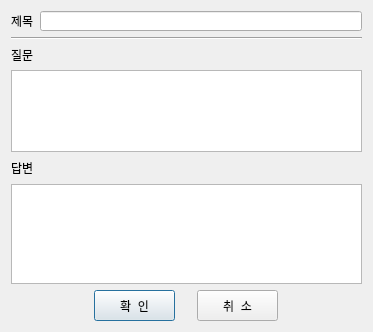
<?xml version="1.0" encoding="UTF-8"?>
<ui version="4.0">
 <class>BoardDialog</class>
 <widget class="QDialog" name="BoardDialog">
  <property name="geometry">
   <rect>
    <x>0</x>
    <y>0</y>
    <width>371</width>
    <height>332</height>
   </rect>
  </property>
  <property name="windowTitle">
   <string>Dialog</string>
  </property>
  <layout class="QGridLayout" name="gridLayout">
   <item row="0" column="0">
    <layout class="QVBoxLayout" name="verticalLayout">
     <item>
      <layout class="QHBoxLayout" name="horizontalLayout">
       <item>
        <widget class="QLabel" name="titleLabel">
         <property name="styleSheet">
          <string notr="true">font: 11pt &quot;나눔바른고딕&quot;;</string>
         </property>
         <property name="text">
          <string>제목</string>
         </property>
        </widget>
       </item>
       <item>
        <widget class="QLineEdit" name="titleLineEdit">
         <property name="minimumSize">
          <size>
           <width>311</width>
           <height>20</height>
          </size>
         </property>
         <property name="styleSheet">
          <string notr="true">font: 10pt &quot;나눔바른고딕&quot;;</string>
         </property>
         <property name="text">
          <string/>
         </property>
         <property name="readOnly">
          <bool>false</bool>
         </property>
        </widget>
       </item>
      </layout>
     </item>
     <item>
      <widget class="Line" name="line">
       <property name="orientation">
        <enum>Qt::Horizontal</enum>
       </property>
      </widget>
     </item>
     <item>
      <layout class="QHBoxLayout" name="horizontalLayout_4">
       <item>
        <widget class="QLabel" name="questionLabel">
         <property name="styleSheet">
          <string notr="true">font: 11pt &quot;나눔바른고딕&quot;;</string>
         </property>
         <property name="text">
          <string>질문</string>
         </property>
        </widget>
       </item>
       <item>
        <spacer name="horizontalSpacer_5">
         <property name="orientation">
          <enum>Qt::Horizontal</enum>
         </property>
         <property name="sizeHint" stdset="0">
          <size>
           <width>305</width>
           <height>17</height>
          </size>
         </property>
        </spacer>
       </item>
      </layout>
     </item>
     <item>
      <widget class="QPlainTextEdit" name="questionPlainTextEdit">
       <property name="minimumSize">
        <size>
         <width>351</width>
         <height>51</height>
        </size>
       </property>
       <property name="maximumSize">
        <size>
         <width>35100</width>
         <height>510</height>
        </size>
       </property>
       <property name="baseSize">
        <size>
         <width>351</width>
         <height>51</height>
        </size>
       </property>
       <property name="styleSheet">
        <string notr="true">font: 10pt &quot;나눔바른고딕&quot;;</string>
       </property>
       <property name="readOnly">
        <bool>false</bool>
       </property>
      </widget>
     </item>
     <item>
      <spacer name="verticalSpacer">
       <property name="orientation">
        <enum>Qt::Vertical</enum>
       </property>
       <property name="sizeType">
        <enum>QSizePolicy::Maximum</enum>
       </property>
       <property name="sizeHint" stdset="0">
        <size>
         <width>20</width>
         <height>5</height>
        </size>
       </property>
      </spacer>
     </item>
     <item>
      <layout class="QHBoxLayout" name="horizontalLayout_2">
       <item>
        <widget class="QLabel" name="answerLabel">
         <property name="styleSheet">
          <string notr="true">font: 11pt &quot;나눔바른고딕&quot;;</string>
         </property>
         <property name="text">
          <string>답변</string>
         </property>
        </widget>
       </item>
       <item>
        <spacer name="horizontalSpacer">
         <property name="orientation">
          <enum>Qt::Horizontal</enum>
         </property>
         <property name="sizeHint" stdset="0">
          <size>
           <width>308</width>
           <height>20</height>
          </size>
         </property>
        </spacer>
       </item>
      </layout>
     </item>
     <item>
      <widget class="QPlainTextEdit" name="answerPlainTextEdit">
       <property name="minimumSize">
        <size>
         <width>351</width>
         <height>100</height>
        </size>
       </property>
       <property name="maximumSize">
        <size>
         <width>35100</width>
         <height>221000</height>
        </size>
       </property>
       <property name="baseSize">
        <size>
         <width>351</width>
         <height>100</height>
        </size>
       </property>
       <property name="styleSheet">
        <string notr="true">font: 10pt &quot;나눔바른고딕&quot;;</string>
       </property>
       <property name="readOnly">
        <bool>true</bool>
       </property>
       <property name="plainText">
        <string/>
       </property>
      </widget>
     </item>
     <item>
      <spacer name="verticalSpacer_2">
       <property name="orientation">
        <enum>Qt::Vertical</enum>
       </property>
       <property name="sizeType">
        <enum>QSizePolicy::Maximum</enum>
       </property>
       <property name="sizeHint" stdset="0">
        <size>
         <width>20</width>
         <height>2</height>
        </size>
       </property>
      </spacer>
     </item>
     <item>
      <layout class="QHBoxLayout" name="horizontalLayout_3">
       <item>
        <spacer name="horizontalSpacer_2">
         <property name="orientation">
          <enum>Qt::Horizontal</enum>
         </property>
         <property name="sizeType">
          <enum>QSizePolicy::Minimum</enum>
         </property>
         <property name="sizeHint" stdset="0">
          <size>
           <width>70</width>
           <height>28</height>
          </size>
         </property>
        </spacer>
       </item>
       <item>
        <widget class="QPushButton" name="okButton">
         <property name="minimumSize">
          <size>
           <width>81</width>
           <height>31</height>
          </size>
         </property>
         <property name="maximumSize">
          <size>
           <width>81</width>
           <height>31</height>
          </size>
         </property>
         <property name="styleSheet">
          <string notr="true">font: 10pt &quot;나눔바른고딕&quot;;</string>
         </property>
         <property name="text">
          <string>확  인</string>
         </property>
        </widget>
       </item>
       <item>
        <spacer name="horizontalSpacer_4">
         <property name="orientation">
          <enum>Qt::Horizontal</enum>
         </property>
         <property name="sizeType">
          <enum>QSizePolicy::Fixed</enum>
         </property>
         <property name="sizeHint" stdset="0">
          <size>
           <width>3</width>
           <height>28</height>
          </size>
         </property>
        </spacer>
       </item>
       <item>
        <widget class="QPushButton" name="cancelButton">
         <property name="minimumSize">
          <size>
           <width>81</width>
           <height>31</height>
          </size>
         </property>
         <property name="maximumSize">
          <size>
           <width>81</width>
           <height>31</height>
          </size>
         </property>
         <property name="styleSheet">
          <string notr="true">font: 10pt &quot;나눔바른고딕&quot;;</string>
         </property>
         <property name="text">
          <string>취  소</string>
         </property>
        </widget>
       </item>
       <item>
        <spacer name="horizontalSpacer_3">
         <property name="orientation">
          <enum>Qt::Horizontal</enum>
         </property>
         <property name="sizeType">
          <enum>QSizePolicy::Minimum</enum>
         </property>
         <property name="sizeHint" stdset="0">
          <size>
           <width>70</width>
           <height>28</height>
          </size>
         </property>
        </spacer>
       </item>
      </layout>
     </item>
    </layout>
   </item>
  </layout>
 </widget>
 <resources/>
 <connections/>
</ui>
